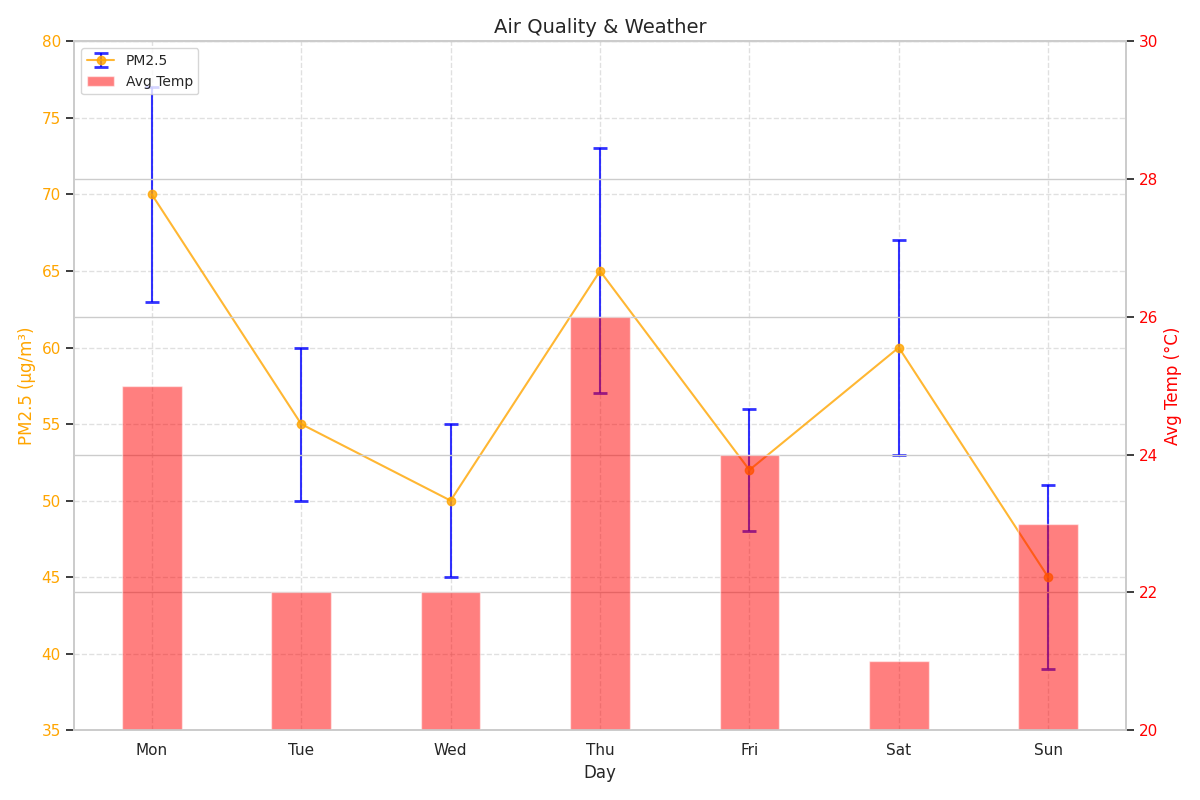

Write Python code to recreate this figure.
import matplotlib.pyplot as plt
import numpy as np

days = ["Mon", "Tue", "Wed", "Thu", "Fri", "Sat", "Sun"]

# Manually shuffled data within the original dimensional structure
pm25_conc = np.array([70, 55, 50, 65, 52, 60, 45])
pm25_var = np.array([7, 5, 5, 8, 4, 7, 6])
avg_temp = np.array([25, 22, 22, 26, 24, 21, 23])

fig, ax1 = plt.subplots(figsize=(12, 8))

ax1.errorbar(days, pm25_conc, yerr=pm25_var, fmt='-o',
             ecolor='blue', capsize=5, capthick=2, color='orange', alpha=0.8, label='PM2.5')

ax1.set_title("Air Quality & Weather", fontsize=14)
ax1.set_xlabel("Day", fontsize=12)
ax1.set_ylabel("PM2.5 (µg/m³)", fontsize=12, color='orange')
ax1.set_ylim(35, 80)
ax1.set_yticks(np.arange(35, 85, 5))
ax1.tick_params(axis='y', labelcolor='orange')
ax1.grid(True, linestyle='--', alpha=0.6)

ax2 = ax1.twinx()
ax2.bar(days, avg_temp, color='red', alpha=0.5, width=0.4, label='Avg Temp')
ax2.set_ylabel("Avg Temp (°C)", fontsize=12, color='red')
ax2.set_ylim(20, 30)
ax2.tick_params(axis='y', labelcolor='red')

lines_1, labels_1 = ax1.get_legend_handles_labels()
lines_2, labels_2 = ax2.get_legend_handles_labels()
ax1.legend(lines_1 + lines_2, labels_1 + labels_2, loc='upper left', fontsize=10)

plt.tight_layout()
plt.show()
